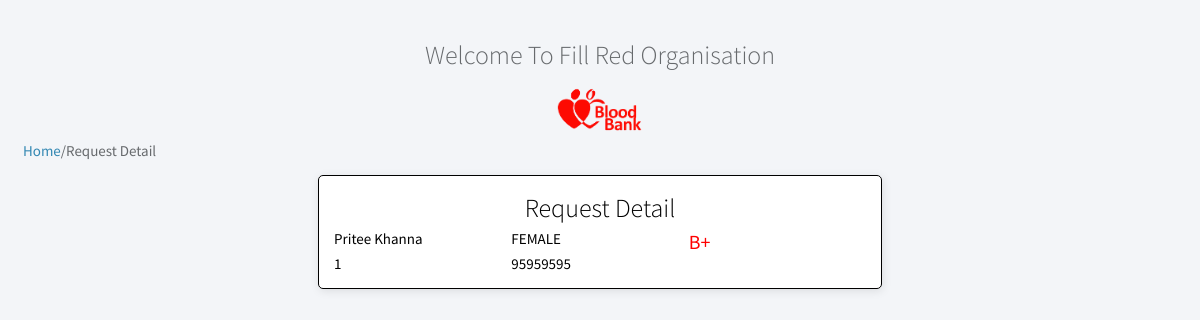
Page /requestInfo.php?pass=po on the committed database.
### tables this page shows
CREATE TABLE `request` (
  `rid` varchar(10) NOT NULL,
  `pId` varchar(10) DEFAULT NULL,
  `date` date NOT NULL,
  `units` int(2) NOT NULL,
  `unitsRecieved` int(2) NOT NULL DEFAULT '0'
);

CREATE TABLE `patient` (
  `pid` varchar(10) NOT NULL,
  `pFName` varchar(20) NOT NULL,
  `pLName` varchar(20) NOT NULL,
  `pSex` varchar(6) NOT NULL,
  `pAge` int(3) NOT NULL,
  `pAdress` varchar(100) DEFAULT NULL,
  `pPhoneNo` int(10) DEFAULT NULL,
  `pBloodGroup` varchar(3) DEFAULT NULL,
  `p_pincode` int(6) NOT NULL,
  `p_city` varchar(20) DEFAULT NULL
);

### requestInfo.php (the view, shortened to what this page needs)
<!doctype html>
<html lang="en">
<head>
	<link rel="stylesheet" href="./css/index.css">
	<link rel="stylesheet" href="./css/extra.css">
	<link rel="stylesheet" href="https://use.fontawesome.com/releases/v5.5.0/css/all.css">
</head>
<body>
	<div class="container">
		<div class="row text-center">
			<h1 class="heading">Welcome To Fill Red Organisation</h1>
		</div>
		<div class="row text-center">
			<center><img class="head-img" src="blood-bank.png"></center>
		</div>
		<div class="row">
			<span class=""><a href="./index.php">Home</a>/Request Detail</span>
		</div>
		<div class="row card black-text border">
			<div class="black-text padding">
				<h2 class="heading">Request Detail</h2>
				<?php
					include "./DB/DbConnection.php";
						if ($_SERVER['REQUEST_METHOD'] == 'GET') {
							$query='SELECT * FROM patient,request WHERE request.rid="'.$_GET['pass'].'" AND request.pid=patient.pid';
							$result = mysqli_query($connection,$query);
							if(mysqli_num_rows($result)>0){
							while ($row = mysqli_fetch_array($result)) {
								echo '<div class="align-row row-3">
								<div class="float-left col">'.$row['pFName'].' '.$row['pLName'].'</div>';
								echo '<div class="float-center col">'.$row['pSex'].'</div>';
								echo '<div class="float-right col"><span class="red-text">'.$row['pBloodGroup'].' </span></div>';
								echo '<div class="float-center col">'.$row['units'].'</div>';
								echo '<div class="float-center col">'.$row['pPhoneNo'].'</div>';
								echo'</div>';
								}
							}
							else{
								echo"No Donors Available at the mmoment.";
								}
							}
					?>
			</div>
		</div>
	</div>
</body>
<html>

### css/index.css (style rules this page uses)
html { position: relative; min-height: 100%; margin: 0; }
a { text-decoration: none; color: #3287B2; }
body { padding: 15px; background-color: #F3F5F8; font-family: "Source Sans Pro", sans-serif; font-size: 15px; color: #676a6d; }
.container { margin: 0; padding: 15px; }
.row { display: grid; margin-right: -15px; margin-left: -15px; }
.heading { text-align: center; margin-top: 0; margin-bottom: 5px; font-size: 26px; font-weight: 300; }
.card { -moz-box-shadow: 1px 2px 10px 0 rgba(0, 0, 0, 0.1); -webkit-box-shadow: 1px 2px 10px 0 rgba(0, 0, 0, 0.1); box-shadow: 1px 2px 10px 0 rgba(0, 0, 0, 0.1); -webkit-border-radius: 5px; -moz-border-radius: 5px; border-radius: 5px; width: 50%; margin: 0 auto; margin-top: 15px; background-color: #fff; }
.text-center { text-align: center; }
.head-img { width: 10%; margin-top: 0 auto; text-align: center; }
.border { border: 1px solid black; }
.col { grid-column: 1fr; margin: 0px 4px 0px 0 ; }
.align-row { display: flex; flex-direction: row; }
.padding { padding: 15px; }
.float-left { float: left; }
.float-right { float: right; }
.row-3 { display: grid; grid-template-columns: 33.33% 33.33% 33.33%; }
.red-text { color: red; font-size: 20px; }

### css/extra.css (style rules this page uses)
.black-text { color: black; }

### rows in the picture
request: pId.pFName "Pritee", pId.pLName "Khanna", pId.pSex "FEMALE", pId.pBloodGroup "B+", units "1", pId.pPhoneNo "95959595"
